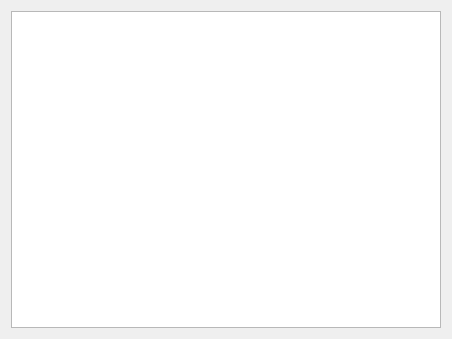
<?xml version="1.0" encoding="UTF-8"?>
<ui version="4.0">
 <class>MainVetPannel</class>
 <widget class="QWidget" name="MainVetPannel">
  <property name="geometry">
   <rect>
    <x>0</x>
    <y>0</y>
    <width>452</width>
    <height>339</height>
   </rect>
  </property>
  <property name="windowTitle">
   <string>Form</string>
  </property>
  <layout class="QVBoxLayout" name="verticalLayout">
   <item>
    <widget class="QTableView" name="tableView">
     <property name="editTriggers">
      <set>QAbstractItemView::NoEditTriggers</set>
     </property>
     <property name="selectionMode">
      <enum>QAbstractItemView::SingleSelection</enum>
     </property>
     <property name="selectionBehavior">
      <enum>QAbstractItemView::SelectRows</enum>
     </property>
    </widget>
   </item>
  </layout>
 </widget>
 <resources/>
 <connections/>
</ui>
